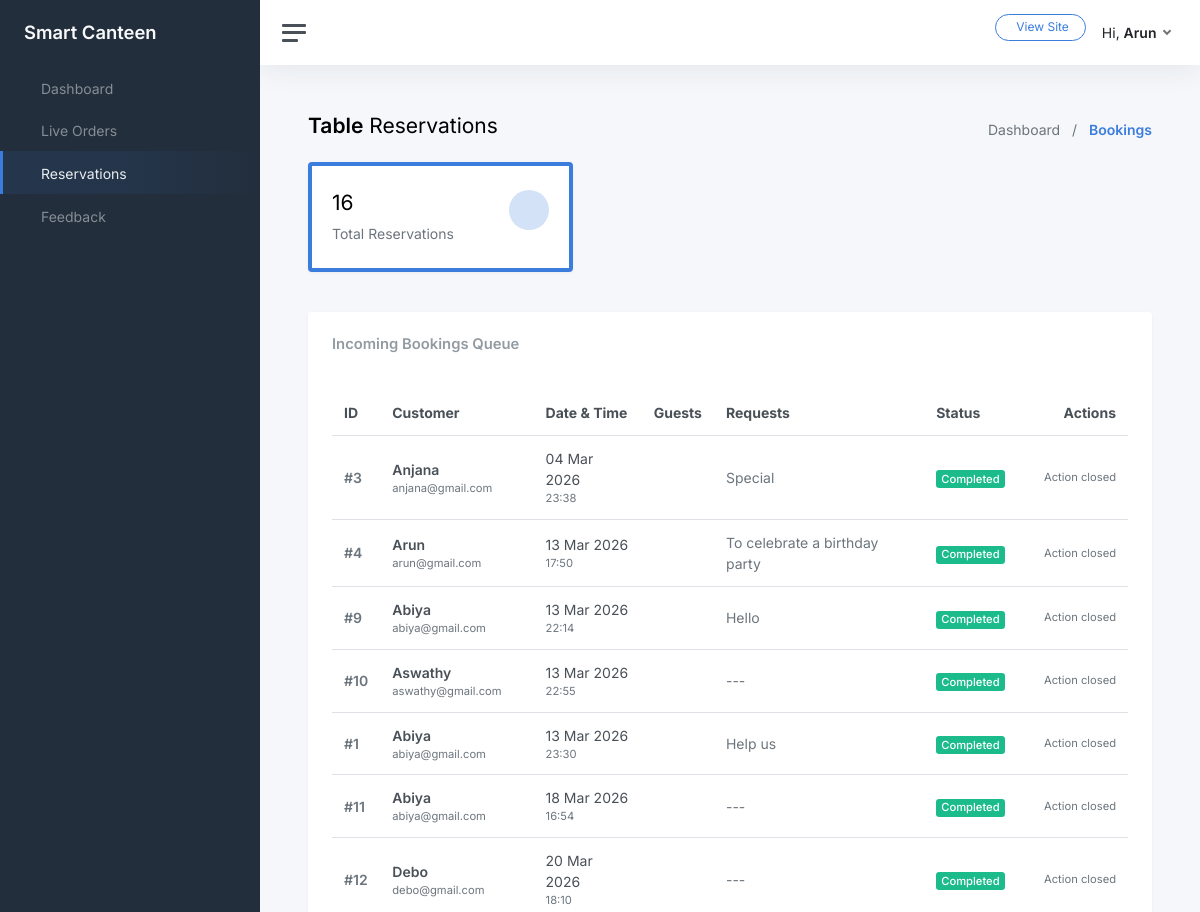
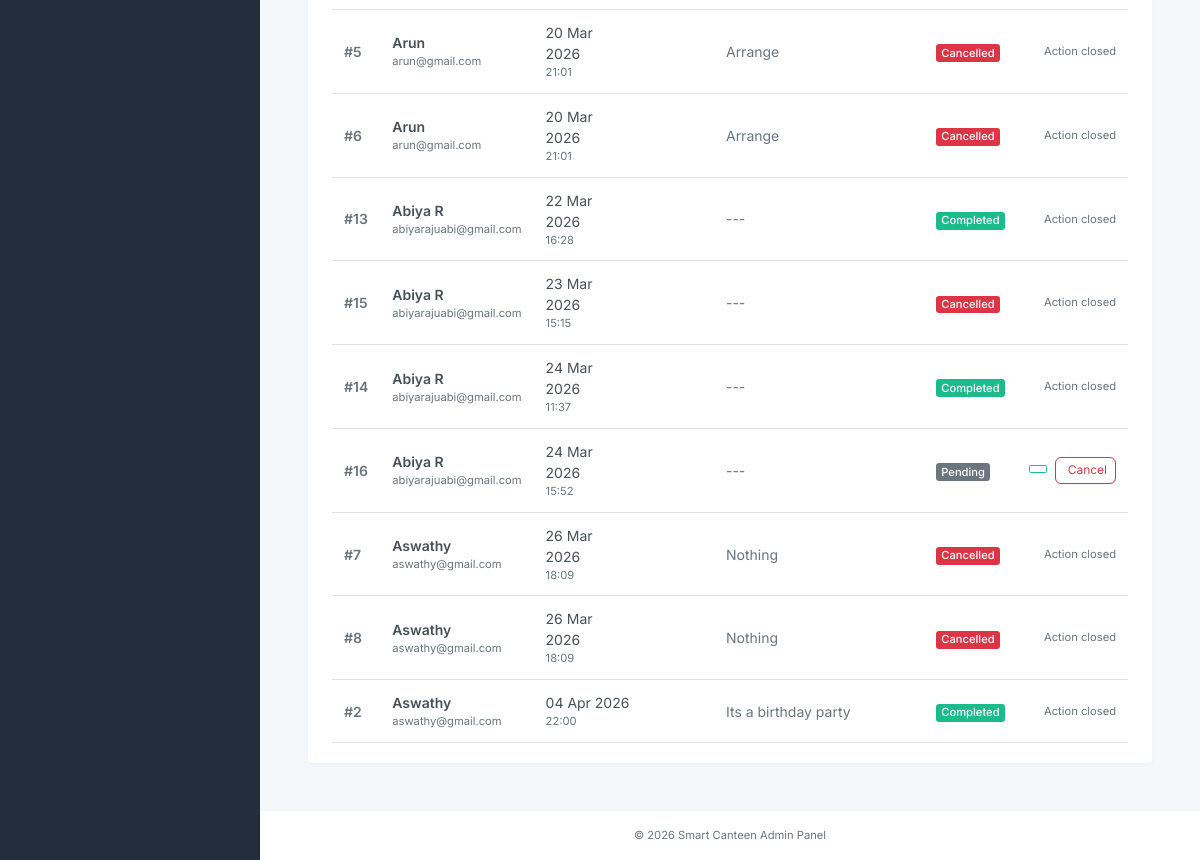
The page /ViewBookings/ (signed in) on the database its author committed (2 pictures, top to bottom).
### UserApp/models.py (models this page shows, shortened)
class User(AbstractUser):
    email = models.EmailField(unique=True)
    name = models.CharField(max_length=50, blank=True, null=True)
    is_verified = models.BooleanField(default=False)
    created_at = models.DateTimeField(auto_now_add=True)
    updated_at = models.DateTimeField(auto_now=True)

class DiningBooking(models.Model):
    STATUS_CHOICES = [
        ('Pending', 'Pending'),
        ('Confirmed', 'Confirmed'),
        ('Completed', 'Completed'),
        ('Cancelled', 'Cancelled'),
    ]
    user = models.ForeignKey(User, on_delete=models.CASCADE)
    name = models.CharField(max_length=100)
    email = models.EmailField()
    date_time = models.DateTimeField()
    people = models.IntegerField(default=1)
    table_number = models.IntegerField(null=True, blank=True)
    special_request = models.TextField(blank=True, null=True)
    created_at = models.DateTimeField(auto_now_add=True)
    status = models.CharField(
        max_length=20,
        choices=STATUS_CHOICES,
        default='Pending'
    )

### AdminApp/views.py (the view)
# urls.py: path('ViewBookings/', views.view_bookings, name='view_bookings'),
@login_required
def view_bookings(request):
    bookings = DiningBooking.objects.all().order_by('date_time')
    return render(request, 'view_bookings.html', {'bookings': bookings})

### AdminApp/templates/view_bookings.html (shortened to what this page needs)
<!DOCTYPE html>
{% load static %}
<html lang="en">
<head>
    <link href="{% static 'assets/css/app.css' %}" rel="stylesheet">
</head>
<body>
    <div class="wrapper">
        <nav id="sidebar" class="sidebar js-sidebar">
            <div class="sidebar-content js-simplebar">
                <a class="sidebar-brand text-decoration-none" href="{% url 'admin_dashboard' %}">
                    <span class="align-middle">Smart Canteen</span>
                </a>
                <ul class="sidebar-nav">
                    <li class="sidebar-item">
                        <a class="sidebar-link" href="{% url 'admin_dashboard' %}">
                             <span class="align-middle">Dashboard</span>
                        </a>
                    </li>
                    <li class="sidebar-item">
                        <a class="sidebar-link" href="{% url 'live_orders' %}">
                             <span class="align-middle">Live Orders</span>
                        </a>
                    </li>
                    <li class="sidebar-item active">
                        <a class="sidebar-link" href="{% url 'view_bookings' %}">
                             <span class="align-middle">Reservations</span>
                        </a>
                    </li>
                    <li class="sidebar-item">
                        <a class="sidebar-link" href="{% url 'view_feedback' %}">
                             <span class="align-middle">Feedback</span>
                        </a>
                    </li>
                </ul>
            </div>
        </nav>
        <div class="main">
            <nav class="navbar navbar-expand navbar-light navbar-bg">
                <a class="sidebar-toggle js-sidebar-toggle">
                    <i class="hamburger align-self-center"></i>
                </a>
                <div class="navbar-collapse collapse">
                    <ul class="navbar-nav navbar-align">
                        <li class="nav-item me-2">
                            <a class="btn btn-outline-primary btn-sm rounded-pill px-3" href="{% url 'user_home' %}" target="_blank">
                                 View Site
                            </a>
                        </li>
                        <li class="nav-item dropdown">
                            <a class="nav-link dropdown-toggle d-none d-sm-inline-block" href="#" data-bs-toggle="dropdown">
                                <span class="text-dark">Hi, <strong>{{ request.user.username }}</strong></span>
                            </a>
                        </li>
                    </ul>
                </div>
            </nav>
            <main class="content">
                <div class="container-fluid p-0">
                    <div class="mb-3 d-flex justify-content-between align-items-center">
                        <h1 class="h3 d-inline align-middle"><strong>Table</strong> Reservations</h1>
                        <nav aria-label="breadcrumb">
                            <div class="breadcrumb bg-transparent p-0 mb-0">
                                <a href="{% url 'admin_dashboard' %}" class="text-decoration-none text-muted">Dashboard</a>
                                <span class="text-muted mx-2">/</span>
                                <span class="text-primary fw-bold">Bookings</span>
                            </div>
                        </nav>
                    </div>
                    <div class="row mb-3">
                        <div class="col-12 col-md-4 col-xxl-3 d-flex">
                            <div class="card flex-fill shadow-sm border-start border-primary border-4">
                                <div class="card-body py-4">
                                    <div class="d-flex align-items-start">
                                        <div class="flex-grow-1">
                                            <h3 class="mb-2">{{ bookings.count }}</h3>
                                            <p class="mb-0 text-muted">Total Reservations</p>
                                        </div>
                                        <div class="stat text-primary">
                                        </div>
                                    </div>
                                </div>
                            </div>
                        </div>
                    </div>
                    <div class="card shadow-sm">
                        <div class="card-header bg-white border-bottom-0 pt-4 px-4">
                            <h5 class="card-title mb-0">Incoming Bookings Queue</h5>
                        </div>
                        <div class="card-body px-4">
                            <div class="table-responsive">
                                <table class="table table-hover my-0">
                                    <thead>
                                        <tr>
                                            <th>ID</th>
                                            <th>Customer</th>
                                            <th>Date & Time</th>
                                            <th>Guests</th>
                                            <th class="d-none d-md-table-cell">Requests</th>
                                            <th>Status</th>
                                            <th class="text-end">Actions</th>
                                        </tr>
                                    </thead>
                                    <tbody>
                                        {% for booking in bookings %}
                                        <tr>
                                            <td><span class="text-muted fw-bold">#{{ booking.id }}</span></td>
                                            <td>
                                                <div class="fw-bold">{{ booking.name }}</div>
                                                <div class="text-muted small">{{ booking.email }}</div>
                                            </td>
                                            <td>
                                                <div>{{ booking.date_time|date:"d M Y" }}</div>
                                                <div class="text-muted small">{{ booking.date_time|time:"H:i" }}</div>
                                            </td>
                                            <td></td>
                                            <td class="d-none d-md-table-cell text-muted">
                                                {{ booking.special_request|default:"---" }}
                                            </td>
                                            <td>
                                                {% if booking.status == 'Pending' %}
                                                    <span class="badge bg-secondary">Pending</span>
                                                {% elif booking.status == 'Confirmed' %}
                                                    <span class="badge bg-warning text-dark">Confirmed</span>
                                                {% elif booking.status == 'Completed' %}
                                                    <span class="badge bg-success">Completed</span>
                                                {% elif booking.status == 'Cancelled' %}
                                                    <span class="badge bg-danger">Cancelled</span>
                                                {% endif %}
                                            </td>
                                            <td class="text-end">
                                                <div class="d-flex justify-content-end gap-2">
                                                    {% if booking.status == 'Pending' %}
                                                        <form action="{% url 'update_booking_status' booking.id 'Confirmed' %}" method="POST">
                                                            <button type="submit" class="btn btn-sm btn-outline-success" title="Approve">
                                                            </button>
                                                        </form>
                                                        <form action="{% url 'update_booking_status' booking.id 'Cancelled' %}" method="POST">
                                                            <button type="submit" class="btn btn-sm btn-outline-danger shadow-sm px-2"
                                                                    style="border-radius: 6px; transition: 0.2s;"
                                                                    title="Reject/Cancel">
                                                                 Cancel
                                                            </button>
                                                        </form>
                                                    {% else %}
                                                        <span class="text-muted small">Action closed</span>
                                                    {% endif %}
                                                </div>
                                            </td>
                                        </tr>
                                        {% empty %}
                                        <tr>
                                            <td colspan="7" class="text-center py-5 text-muted">No reservations found.</td>
                                        </tr>
                                        {% endfor %}
                                    </tbody>
                                </table>
                            </div>
                        </div>
                    </div>
                </div>
            </main>
            <footer class="footer">
                <div class="container-fluid text-center">
                    <p class="mb-0 small text-muted">&copy; 2026 Smart Canteen Admin Panel</p>
                </div>
            </footer>
        </div>
    </div>
</body>
</html>

### AdminApp/templates/view_bookings.html (style rules this page uses)
.badge { font-weight: 500; }
.gap-2 { gap: 0.5rem !important; }

### rows shown on the page
User: user.username "Arun"
DiningBooking: id "3", name "Anjana", email "anjana@gmail.com", date_time "04 Mar 2026", date_time "23:38", special_request "Special", status "Completed"
DiningBooking: id "4", name "Arun", email "arun@gmail.com", date_time "13 Mar 2026", date_time "17:50", special_request "To celebrate a birthday party", status "Completed"
DiningBooking: id "9", name "Abiya", email "abiya@gmail.com", date_time "13 Mar 2026", date_time "22:14", special_request "Hello", status "Completed"
DiningBooking: id "10", name "Aswathy", email "aswathy@gmail.com", date_time "13 Mar 2026", date_time "22:55", special_request "---", status "Completed"
DiningBooking: id "1", name "Abiya", email "abiya@gmail.com", date_time "13 Mar 2026", date_time "23:30", special_request "Help us", status "Completed"
DiningBooking: id "11", name "Abiya", email "abiya@gmail.com", date_time "18 Mar 2026", date_time "16:54", special_request "---", status "Completed"
DiningBooking: id "12", name "Debo", email "debo@gmail.com", date_time "20 Mar 2026", date_time "18:10", special_request "---", status "Completed"
DiningBooking: id "5", name "Arun", email "arun@gmail.com", date_time "20 Mar 2026", date_time "21:01", special_request "Arrange", status "Cancelled"
DiningBooking: id "6", name "Arun", email "arun@gmail.com", date_time "20 Mar 2026", date_time "21:01", special_request "Arrange", status "Cancelled"
DiningBooking: id "13", name "Abiya R", email "abiyarajuabi@gmail.com", date_time "22 Mar 2026", date_time "16:28", special_request "---", status "Completed"
DiningBooking: id "15", name "Abiya R", email "abiyarajuabi@gmail.com", date_time "23 Mar 2026", date_time "15:15", special_request "---", status "Cancelled"
DiningBooking: id "14", name "Abiya R", email "abiyarajuabi@gmail.com", date_time "24 Mar 2026", date_time "11:37", special_request "---", status "Completed"
DiningBooking: id "16", name "Abiya R", email "abiyarajuabi@gmail.com", date_time "24 Mar 2026", date_time "15:52", special_request "---", status "Pending"
DiningBooking: id "7", name "Aswathy", email "aswathy@gmail.com", date_time "26 Mar 2026", date_time "18:09", special_request "Nothing", status "Cancelled"
DiningBooking: id "8", name "Aswathy", email "aswathy@gmail.com", date_time "26 Mar 2026", date_time "18:09", special_request "Nothing", status "Cancelled"
DiningBooking: id "2", name "Aswathy", email "aswathy@gmail.com", date_time "04 Apr 2026", date_time "22:00", special_request "Its a birthday party", status "Completed"

### other values the page prints
{{ bookings.count }} "16"
